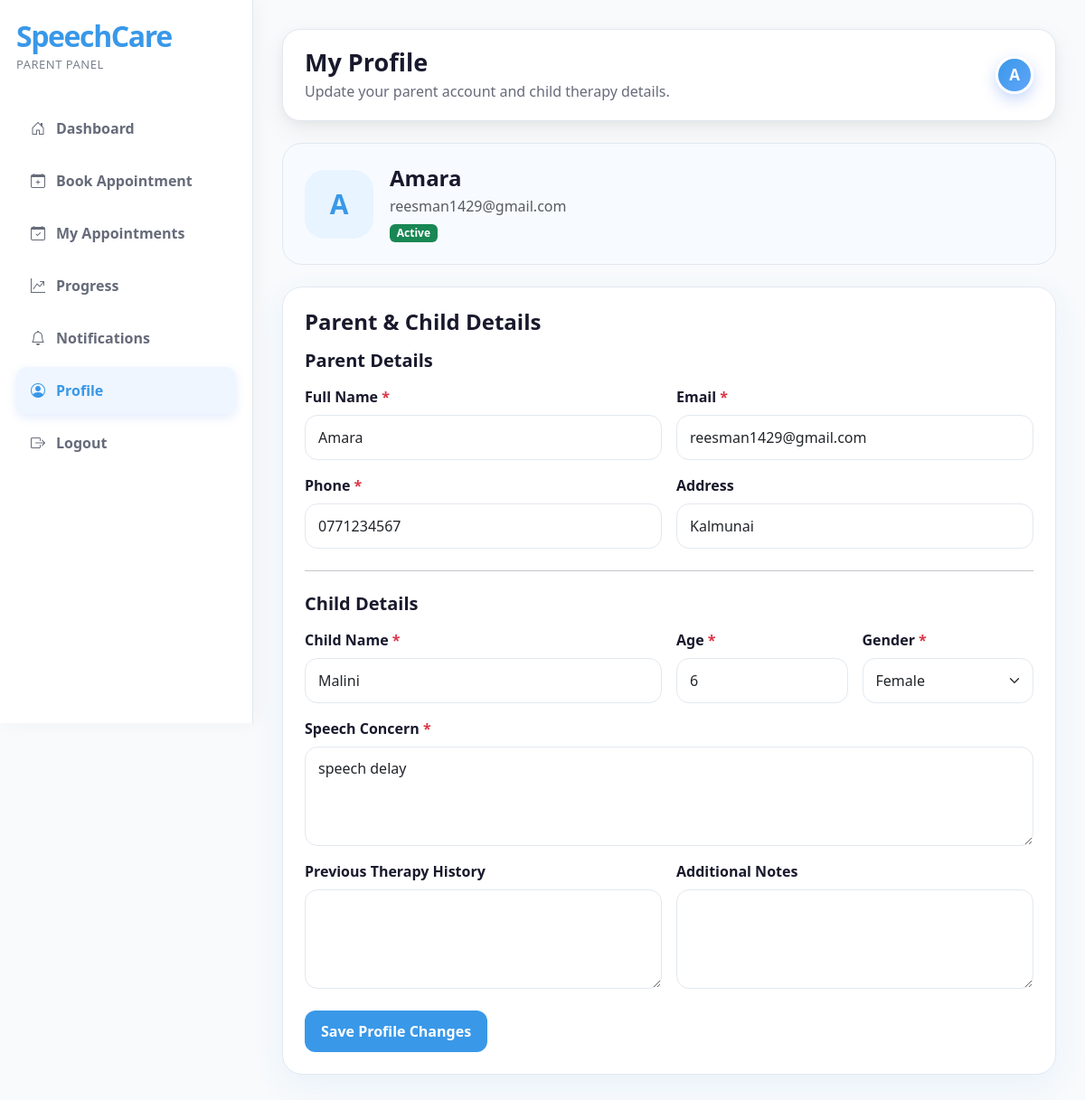
The app's page /parent/profile.php (signed in) with its own data.
### tables this page shows
CREATE TABLE `children` (
  `child_id` int(11) NOT NULL,
  `parent_id` int(11) NOT NULL,
  `child_name` varchar(150) NOT NULL,
  `age` int(11) NOT NULL,
  `gender` enum('male','female','other') NOT NULL,
  `speech_concern` text NOT NULL,
  `previous_therapy_history` text DEFAULT NULL,
  `additional_notes` text DEFAULT NULL,
  `created_at` timestamp NOT NULL DEFAULT current_timestamp(),
  `updated_at` timestamp NOT NULL DEFAULT current_timestamp() ON UPDATE current_timestamp()
);

CREATE TABLE `parents` (
  `parent_id` int(11) NOT NULL,
  `full_name` varchar(150) NOT NULL,
  `email` varchar(150) NOT NULL,
  `phone` varchar(30) NOT NULL,
  `address` text DEFAULT NULL,
  `password` varchar(255) NOT NULL,
  `status` enum('active','blocked') DEFAULT 'active',
  `created_at` timestamp NOT NULL DEFAULT current_timestamp(),
  `updated_at` timestamp NOT NULL DEFAULT current_timestamp() ON UPDATE current_timestamp()
);

### includes/functions.php (called while the page is built, shortened)
<?php
function escapeOutput($data) {
    return htmlspecialchars($data ?? "", ENT_QUOTES, "UTF-8");
}
function displayStatusText($status) {
    return ucwords(str_replace("_", " ", $status));
}
?>

### parent/profile.php (the view, shortened to what this page needs)
<?php
include "../includes/auth_parent.php";
include "../includes/functions.php";
$parent_id = $_SESSION["parent_id"];
$profile_sql = "SELECT
                    p.parent_id,
                    p.full_name,
                    p.email,
                    p.phone,
                    p.address,
                    p.password,
                    p.status,
                    c.child_id,
                    c.child_name,
                    c.age,
                    c.gender,
                    c.speech_concern,
                    c.previous_therapy_history,
                    c.additional_notes
                FROM parents p
                LEFT JOIN children c ON p.parent_id = c.parent_id
                WHERE p.parent_id = ?
                LIMIT 1";
$profile_stmt = mysqli_prepare($conn, $profile_sql);
mysqli_stmt_bind_param($profile_stmt, "i", $parent_id);
mysqli_stmt_execute($profile_stmt);
$profile_result = mysqli_stmt_get_result($profile_stmt);
$profile = mysqli_fetch_assoc($profile_result);
?>
<!DOCTYPE html>
<html lang="en">
<head>
    <link href="https://cdn.jsdelivr.net/npm/bootstrap@5.3.3/dist/css/bootstrap.min.css" rel="stylesheet">
    <link href="https://cdn.jsdelivr.net/npm/bootstrap-icons@1.11.3/font/bootstrap-icons.css" rel="stylesheet">
    <link rel="stylesheet" href="../assets/css/dashboard.css">
</head>
<body>
<div class="dashboard-wrapper">
    <aside class="sidebar">
        <div class="sidebar-logo">SpeechCare</div>
        <div class="sidebar-subtitle">Parent Panel</div>
        <nav class="sidebar-menu">
            <a href="dashboard.php"><i class="bi bi-house-door"></i> Dashboard</a>
            <a href="book-appointment.php"><i class="bi bi-calendar-plus"></i> Book Appointment</a>
            <a href="my-appointments.php"><i class="bi bi-calendar-check"></i> My Appointments</a>
             <a href="progress.php"><i class="bi bi-graph-up-arrow"></i> Progress</a>
            <a href="notifications.php"><i class="bi bi-bell"></i> Notifications</a>
            <a href="profile.php" class="active"><i class="bi bi-person-circle"></i> Profile</a>
            <a href="../logout.php"><i class="bi bi-box-arrow-right"></i> Logout</a>
        </nav>
    </aside>
    <main class="main-content">
        <div class="top-bar d-flex justify-content-between align-items-center flex-wrap gap-3">
            <div>
                <h1 class="page-title">My Profile</h1>
                <p class="page-subtitle">Update your parent account and child therapy details.</p>
            </div>
            <div class="profile-circle">
                <?php echo strtoupper(substr($profile["full_name"], 0, 1)); ?>
            </div>
        </div>
        <div class="profile-header-box">
            <div class="profile-large-circle">
                <?php echo strtoupper(substr($profile["full_name"], 0, 1)); ?>
            </div>
            <div>
                <h4 class="fw-bold mb-1"><?php echo escapeOutput($profile["full_name"]); ?></h4>
                <p class="text-muted mb-1"><?php echo escapeOutput($profile["email"]); ?></p>
                <span class="badge bg-success">
                    <?php echo displayStatusText($profile["status"]); ?>
                </span>
            </div>
        </div>
        <div class="profile-card">
            <h4 class="fw-bold mb-3">Parent & Child Details</h4>
            <form method="POST" action="">
                <h5 class="fw-bold mb-3">Parent Details</h5>
                <div class="row g-3">
                    <div class="col-md-6">
                        <label class="form-label fw-bold">Full Name <span class="text-danger">*</span></label>
                        <input type="text" name="full_name" class="form-control" value="<?php echo escapeOutput($profile["full_name"]); ?>" required>
                    </div>
                    <div class="col-md-6">
                        <label class="form-label fw-bold">Email <span class="text-danger">*</span></label>
                        <input type="email" name="email" class="form-control" value="<?php echo escapeOutput($profile["email"]); ?>" required>
                    </div>
                    <div class="col-md-6">
                        <label class="form-label fw-bold">Phone <span class="text-danger">*</span></label>
                        <input type="text" name="phone" class="form-control" value="<?php echo escapeOutput($profile["phone"]); ?>" required>
                    </div>
                    <div class="col-md-6">
                        <label class="form-label fw-bold">Address</label>
                        <input type="text" name="address" class="form-control" value="<?php echo escapeOutput($profile["address"]); ?>">
                    </div>
                </div>
                <hr class="my-4">
                <h5 class="fw-bold mb-3">Child Details</h5>
                <div class="row g-3">
                    <div class="col-md-6">
                        <label class="form-label fw-bold">Child Name <span class="text-danger">*</span></label>
                        <input type="text" name="child_name" class="form-control" value="<?php echo escapeOutput($profile["child_name"]); ?>" required>
                    </div>
                    <div class="col-md-3">
                        <label class="form-label fw-bold">Age <span class="text-danger">*</span></label>
                        <input type="number" name="age" class="form-control" min="1" max="18" value="<?php echo escapeOutput($profile["age"]); ?>" required>
                    </div>
                    <div class="col-md-3">
                        <label class="form-label fw-bold">Gender <span class="text-danger">*</span></label>
                        <select name="gender" class="form-select" required>
                            <option value="female" <?php echo $profile["gender"] === "female" ? "selected" : ""; ?>>Female</option>
                        </select>
                    </div>
                    <div class="col-12">
                        <label class="form-label fw-bold">Speech Concern <span class="text-danger">*</span></label>
                        <textarea name="speech_concern" class="form-control" required><?php echo escapeOutput($profile["speech_concern"]); ?></textarea>
                    </div>
                    <div class="col-md-6">
                        <label class="form-label fw-bold">Previous Therapy History</label>
                        <textarea name="previous_therapy_history" class="form-control"><?php echo escapeOutput($profile["previous_therapy_history"]); ?></textarea>
                    </div>
                    <div class="col-md-6">
                        <label class="form-label fw-bold">Additional Notes</label>
                        <textarea name="additional_notes" class="form-control"><?php echo escapeOutput($profile["additional_notes"]); ?></textarea>
                    </div>
                </div>
                <div class="mt-4">
                    <button type="submit" name="update_profile" class="action-btn-primary">
                        Save Profile Changes
                    </button>
                </div>
            </form>
        </div>
</body>
</html>

### assets/css/dashboard.css (style rules this page uses)
:root { --primary-blue: #3998E8; --primary-blue-dark: #1F7FD1; --primary-blue-light: #E8F4FF; --sidebar-bg: #ffffff; --sidebar-active-bg: #eff6ff; --sidebar-hover-bg: #f1f5f9; --soft-bg: #f8fafc; --dark-text: #19192D; --gray-text: #666B7A; --light-border: #e2e8f0; --medium-border: #cbd5e1; --success: #2CB67D; --warning: #F6B23D; --danger: #E85C5C; --admin-dark: #F3F9FF; }
body { font-family: 'Segoe UI', sans-serif; background: var(--soft-bg); color: var(--dark-text); }
.dashboard-wrapper { min-height: 100vh; display: flex; }
.sidebar { width: 280px; min-height: 100vh; background: var(--sidebar-bg); border-right: 1px solid var(--light-border); box-shadow: 4px 0 20px rgba(0, 0, 0, 0.04); padding: 24px 18px; position: fixed; left: 0; top: 0; }
.sidebar-logo { font-family: 'Segoe UI', sans-serif; font-size: 32px; font-weight: 600; letter-spacing: -1.4px; color: var(--primary-blue); margin-bottom: 6px; line-height: 1; }
.sidebar-subtitle { font-size: 13px; font-weight: 500; color: var(--gray-text); letter-spacing: 0.5px; margin-bottom: 34px; opacity: 0.85; text-transform: uppercase; }
.sidebar-menu a { display: flex; align-items: center; gap: 12px; padding: 14px 16px; border-radius: 12px; color: var(--gray-text); text-decoration: none; margin-bottom: 6px; font-weight: 600; transition: 0.2s ease; }
.sidebar-menu a:hover, .sidebar-menu a.active { background: var(--sidebar-active-bg); color: var(--primary-blue); box-shadow: 0 4px 12px rgba(37, 99, 235, 0.12); }
.sidebar-menu a i, .sidebar-menu a svg { color: inherit; }
.main-content { background: var(--soft-bg); margin-left: 280px; width: calc(100% - 280px); padding: 32px; }
.top-bar { background: #ffffff; border: 1px solid var(--light-border); border-radius: 20px; padding: 20px 24px; box-shadow: 0 10px 30px rgba(0, 0, 0, 0.06), 0 4px 12px rgba(0, 0, 0, 0.04); margin-bottom: 24px; transition: all 0.3s ease; }
.page-title { font-size: 27px; font-weight: 700; color: var(--dark-text); margin-bottom: 4px; }
.page-subtitle { color: var(--gray-text); margin: 0; }
.profile-circle { width: 42px; height: 42px; border-radius: 50%; background: linear-gradient(135deg, var(--primary-blue), #60a5fa); color: #ffffff; display: flex; justify-content: center; align-items: center; font-weight: 700; font-size: 17px; box-shadow: 0 6px 16px rgba(37, 99, 235, 0.25); transition: all 0.3s ease; border: 3px solid #ffffff; }
.action-btn-primary { background: var(--primary-blue); border: none; color: #ffffff; border-radius: 12px; padding: 11px 18px; font-weight: 700; transition: 0.2s ease; }
.form-control { border: 1px solid var(--light-border); border-radius: 12px; min-height: 48px; }

### parent/profile.php (style rules this page uses)
.profile-card { background: #ffffff; border: 1px solid var(--light-border); border-radius: 22px; padding: 24px; box-shadow: 0 12px 35px rgba(57, 152, 232, 0.08); margin-bottom: 24px; }
.profile-header-box { background: #F7FBFF; border: 1px solid var(--light-border); border-radius: 22px; padding: 24px; margin-bottom: 24px; display: flex; align-items: center; gap: 18px; }
.profile-large-circle { width: 76px; height: 76px; border-radius: 22px; background: var(--primary-blue-light); color: var(--primary-blue); display: flex; justify-content: center; align-items: center; font-size: 30px; font-weight: 900; flex-shrink: 0; }
.form-control, .form-select { border: 1px solid var(--light-border); border-radius: 14px; min-height: 50px; padding: 11px 14px; }
textarea.form-control { min-height: 110px; resize: vertical; }

### records on screen
children: parent.full_name "A", parent.full_name "Amara", parent.email "reesman1429@gmail.com", parent.status "Active", full_name "Amara", email "reesman1429@gmail.com", phone "0771234567", address "Kalmunai", child_name "Malini", age "6", gender "Female", speech_concern "speech delay"
